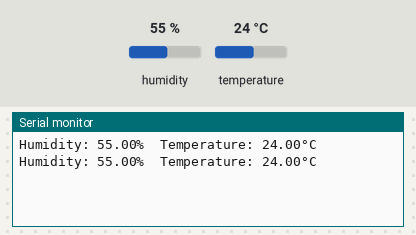
This sketch was run on a simulated Arduino Uno, built with avr-gcc and run on an emulated ATmega328P. On the bench: the last lines printed to the serial monitor. The inputs (shaded band) are chosen by the test bench; at power-on: humidity 55 %, temperature 24 °C.

Above: at 2.8 s.
2.9 s: humidity set to 22 %
At 4.5 s:
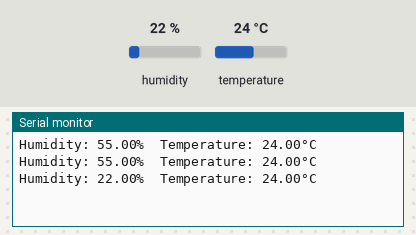
5.6 s: temperature set to 12 °C
At 6.9 s:
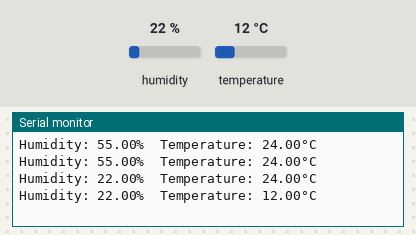
8.3 s: humidity set to 40 %
At 10.6 s:
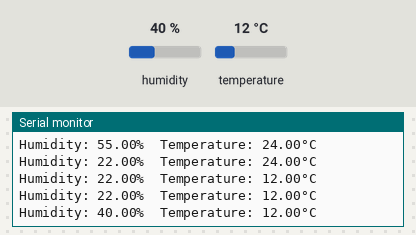
Timing chart, 0 to 12.1 s (numbered marks = the images above; inputs shaded):
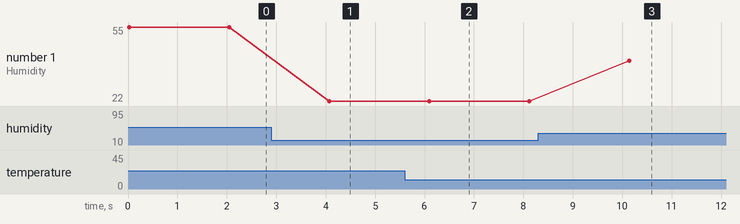

Measured:
- after the input at 2.9 s, the serial monitor: prints a new line after 1.2 s (image 1)
- after the input at 5.6 s, the serial monitor: prints a new line after 0.50 s (image 2)
- after the input at 8.3 s, the serial monitor: prints a new line after 1.8 s (image 3)
- plotted number 1: 55 → 22 after the input at 2.9 s, 22 → 40 after the input at 8.3 s

The sketch:

DHT11_Arduino_Uno.ino
```cpp
#include <DHT.h>

#define DHTPIN 2     // Pin where the DHT11 sensor is connected
#define DHTTYPE DHT11   // Defining sensor type

DHT dht(DHTPIN, DHTTYPE);  // Initialize DHT sensor

void setup() {
  Serial.begin(9600);  // Start the serial communication
  dht.begin();  // Initialize the DHT sensor
}

void loop() {
  // Reading temperature and humidity
  float h = dht.readHumidity();
  float t = dht.readTemperature();

  // Check if reading failed and exit early (try again)
  if (isnan(h) || isnan(t)) {
    Serial.println("Failed to read from DHT sensor!");
    return;
  }

  // Print the values to the Serial Monitor
  Serial.print("Humidity: ");
  Serial.print(h);
  Serial.print("%  ");
  Serial.print("Temperature: ");
  Serial.print(t);
  Serial.println("°C");

  delay(2000);  // Wait for 2 seconds before next reading
}
```
